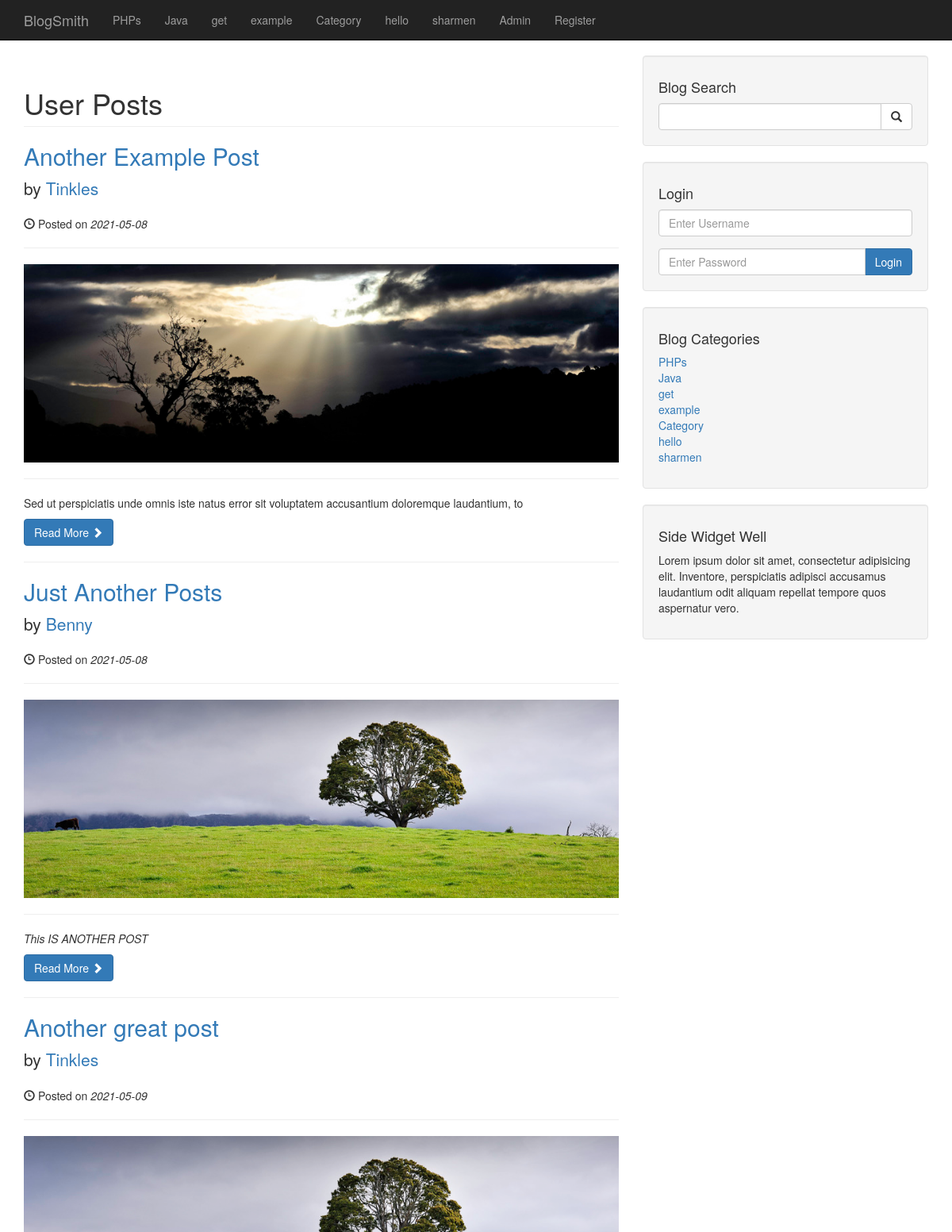
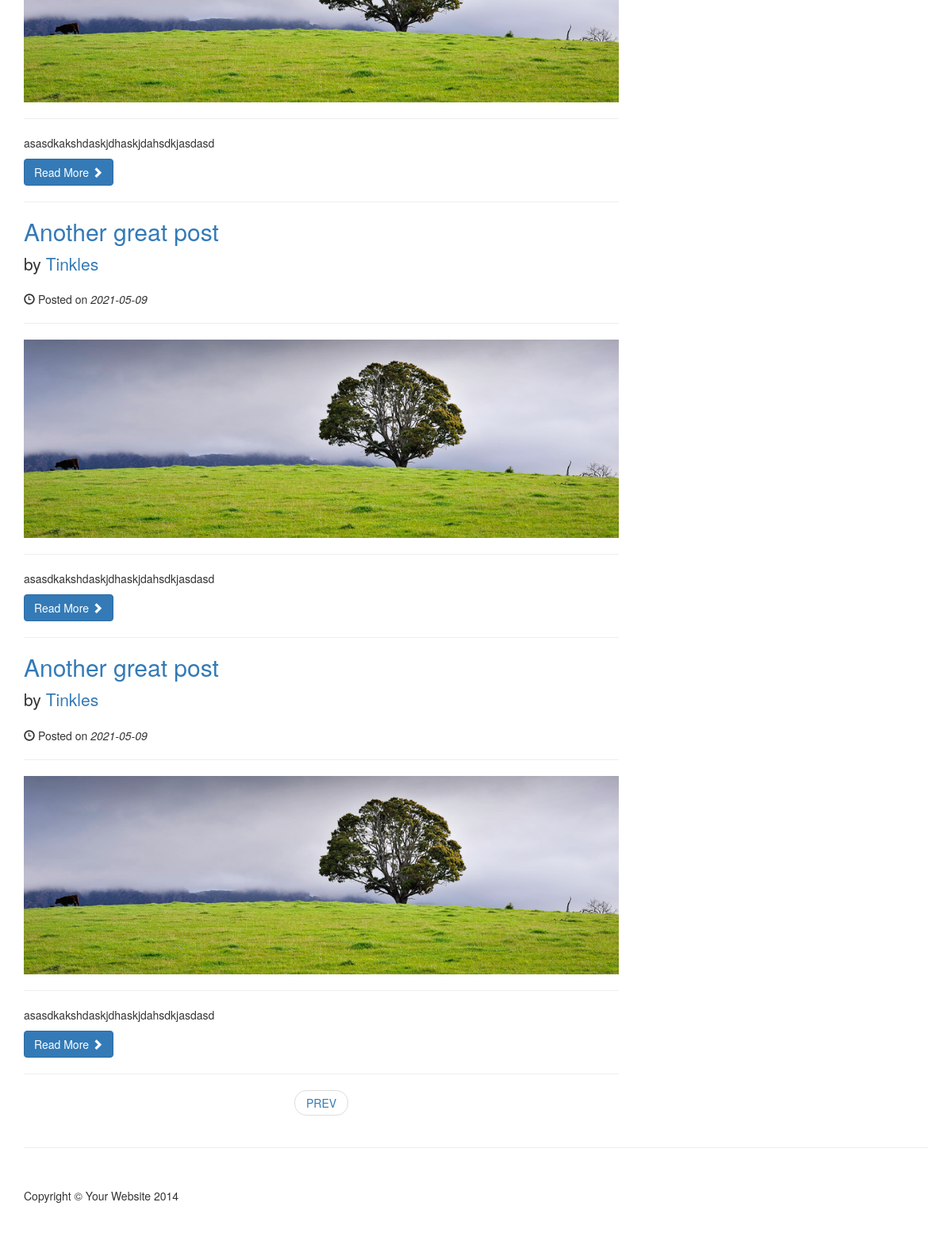
The page / on the database its author committed (2 pictures, top to bottom).
### tables this page shows
CREATE TABLE `categories` (
  `cat_id` int(3) NOT NULL,
  `cat_title` varchar(255) NOT NULL
);

CREATE TABLE `posts` (
  `post_id` int(3) NOT NULL,
  `post_category_id` int(3) NOT NULL,
  `post_title` varchar(255) NOT NULL,
  `post_author` varchar(255) NOT NULL,
  `post_date` date NOT NULL,
  `post_image` text NOT NULL,
  `post_content` text NOT NULL,
  `post_tags` varchar(255) NOT NULL,
  `post_comment_count` int(11) NOT NULL DEFAULT 0,
  `post_status` varchar(255) NOT NULL DEFAULT 'DRAFT',
  `post_view_count` int(11) NOT NULL DEFAULT 0
);

### index.php (the view, shortened to what this page needs)
<?php include 'includes/header.php';?>
<?php include 'includes/navigation.php';?>
    <div class="container">
        <div class="row">
            <div class="col-md-8">
            <?php
                $posts_to_display = 5;
                if (isset($_GET['page'])) {
                    $page = $_GET['page'];
                    $page_start = $posts_to_display * ($page - 1);
                } else {
                    $page_start = 0;
                }
            ?>
                <h1 class="page-header">
                        User Posts
                    </h1>
                <?php
                    $query = "SELECT * FROM posts WHERE post_status='PUBLISHED' LIMIT $page_start, $posts_to_display";
                    $allPostsQuery = mysqli_query($dbConnect, $query);
                    while($row = mysqli_fetch_assoc($allPostsQuery)) {
                        $postId =  $row['post_id'];
                        $postTitle =  $row['post_title'];
                        $postAuthor =  $row['post_author'];
                        $postDate =  $row['post_date'];
                        $postImage =  $row['post_image'];
                        $postContent =  substr($row['post_content'],0,100);
                        $postStatus = $row['post_status'];
                         if($postStatus == 'PUBLISHED') {
                       ?>
                <h2>
                    <a href="post.php?p_id=<?php echo $postId;?>"><?php echo $postTitle ?></a>
                </h2>
                    <p class="lead">
                        by <a href="author_post.php?author=<?php echo $postAuthor?>&p_id=<?php echo $postId;?>"><?php echo $postAuthor ?></a>
                    </p>
                    <p><span class="glyphicon glyphicon-time"></span> Posted on <i><?php echo $postDate ?></i></p>
                    <hr>
                    <a href="post.php?p_id=<?php echo $postId;?>"><img class="img-responsive" src="admin/images/<?php echo $postImage?>" alt=""></a>
                    <hr>
                    <p><?php echo $postContent ?></p>
                    <a class="btn btn-primary" href="post.php?p_id=<?php echo $postId;?>">Read More <span class="glyphicon glyphicon-chevron-right"></span></a>
                <hr>
                <?php } }?>
                <ul class="pager">
                    <?php
                if($page != 1){
                    $prev_page = $page - 1;
                    echo "<li><a href='index.php?page={$prev_page}'>PREV</a></li>";
                }
            ?>
                </ul>
            </div>
            <?php include 'includes/sidebar.php';?>
        </div>
        <hr>
        <?php include 'includes/footer.php';?>

### includes/header.php (shortened to what this page needs)
<!DOCTYPE html>
<html lang="en">
<head>
    <link href="css/bootstrap.min.css" rel="stylesheet">
    <link href="css/blog-home.css" rel="stylesheet">
    <link href="css/style.css" rel="stylesheet">
</head>
<body>

### includes/navigation.php (shortened to what this page needs)
<nav class="navbar navbar-inverse navbar-fixed-top" role="navigation">
        <div class="container">
            <div class="navbar-header">
                <a class="navbar-brand" href="./index.php">BlogSmith</a>
            </div>
            <div class="collapse navbar-collapse" id="bs-example-navbar-collapse-1">
                <ul class="nav navbar-nav">
                    <?php
                        $query = "SELECT * FROM categories";
                        $allCategoriesQuery = mysqli_query($dbConnect, $query);
                        while($row = mysqli_fetch_assoc($allCategoriesQuery)) {
                           $catTitle =  $row['cat_title'];
                           echo "<li><a href='#'>{$catTitle}</a></li>";
                        }
                    ?>
                    <li>
                        <a href="admin">Admin</a>
                    </li>
                    <li>
                        <a href="registration.php">Register</a>
                    </li>
                </ul>
            </div>
        </div>
    </nav>

### includes/sidebar.php
<div class="col-md-4">
                <div class="well">
                    <h4>Blog Search</h4>
                    <form action="search.php" method="post">
                        <div class="input-group">
                            <input name="search" type="text" class="form-control">
                            <span class="input-group-btn">
                                <button name="submit" class="btn btn-default" type="submit">
                                    <span class="glyphicon glyphicon-search"></span>
                                </button>
                            </span>
                        </div>
                    </form>
                </div>
                <div class="well">
                    <h4>Login</h4>
                    <form action="includes/login.php" method="post">
                        <div class="form-group">
                            <input name="username" type="text" class="form-control" placeholder="Enter Username">
                        </div>
                        <div class="input-group">
                            <input name="password" type="password" class="form-control" placeholder="Enter Password">
                            <span class="input-group-btn">
                                <button class="btn btn-primary" name="login" type="submit">Login</button>
                            </span>
                        </div>
                    </form>
                </div>
                <div class="well">
                    <?php
                        $query = "SELECT * FROM categories";
                        $selectCategorySidebar = mysqli_query($dbConnect, $query);
                    ?>
                    <h4>Blog Categories</h4>
                    <div class="row">
                        <div class="col-lg-12">
                            <ul class="list-unstyled">
                                <?php
                                    while($row = mysqli_fetch_assoc($selectCategorySidebar)) {
                                    $catTitle =  $row['cat_title'];
                                    $catId = $row['cat_id'];
                                    echo "<li><a href='category.php?category=$catId'>{$catTitle}</a></li>";
                                }
                                ?>
                            </ul>
                        </div>
                    </div>
                </div>
               <?php include "widget.php"?>
            </div>

### includes/widget.php
 <div class="well">
    <h4>Side Widget Well</h4>
    <p>Lorem ipsum dolor sit amet, consectetur adipisicing elit. Inventore, perspiciatis adipisci accusamus laudantium odit aliquam repellat tempore quos aspernatur vero.</p>
</div>

### includes/footer.php (shortened to what this page needs)
<footer>
            <div class="row">
                <div class="col-lg-12">
                    <p>Copyright &copy; Your Website 2014</p>
                </div>
            </div>
        </footer>
    </div>
</body>
</html>

### css/blog-home.css (style rules this page uses)
body { padding-top: 70px; }
footer { margin: 50px 0; }

### rows shown on the page
categories: cat_title "PHPs"
categories: cat_title "Java"
categories: cat_title "get"
categories: cat_title "example"
categories: cat_title "Category"
categories: cat_title "hello"
categories: cat_title "sharmen"
posts: post_title "Another Example Post", post_author "Tinkles", post_date "2021-05-08", post_image (picture), post_content "Sed ut perspiciatis unde omnis iste natus error sit voluptatem accusantium doloremque laudantium, to"
posts: post_title "Just Another Posts", post_author "Benny", post_date "2021-05-08", post_image (picture), post_content "This IS ANOTHER POST"
posts: post_title "Another great post", post_author "Tinkles", post_date "2021-05-09", post_image (picture), post_content "asasdkakshdaskjdhaskjdahsdkjasdasd"
posts: post_title "Another great post", post_author "Tinkles", post_date "2021-05-09", post_image (picture), post_content "asasdkakshdaskjdhaskjdahsdkjasdasd"
posts: post_title "Another great post", post_author "Tinkles", post_date "2021-05-09", post_image (picture), post_content "asasdkakshdaskjdhaskjdahsdkjasdasd"
